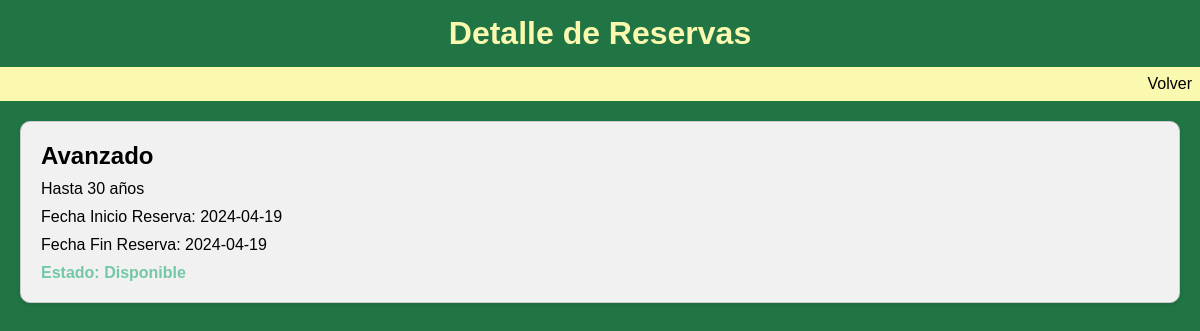
/reserves/detail/3, run on the app's committed database.
### reserves/models.py (models this page shows, shortened)
class Clase(models.Model):
    profesor = models.ForeignKey(Profesor, on_delete=models.CASCADE,related_name='clases')
    suplente = models.ForeignKey(Suplente, on_delete=models.CASCADE,related_name='clases')
    nivel = models.CharField(max_length=50)
    descripcion = models.CharField(max_length=200)
    fecha_inicio = models.DateField(default=datetime.now)
    fecha_fin = models.DateField(default=datetime.now)
    estado = models.ForeignKey(Estado, on_delete=models.CASCADE,related_name='clases')

class Estado(models.Model):
    estado = models.CharField(max_length=11)
    def __str__(self):
        return f"{self.estado}"

### reserves/views.py (the view)
# urls.py: path("detail/<int:reserves_id>", detail_view, name="detail_view"),
def detail_view(request, reserves_id):
    clases = Clase.objects.get(id=reserves_id)
    contexto_dict = {"clases": clases}
    return render(request, "reserves/detail.html", contexto_dict)

### reserves/templates/reserves/detail.html (shortened to what this page needs)
{% load static %}
<!DOCTYPE html>
<html lang="en">
  <head>
    <link rel="stylesheet" href="{% static 'reserves/stylesdetail.css' %}" />
  </head>
  <body>
    <header>
      <div class="header-container">
        <h1>Detalle de Reservas</h1>
      </div>
    </header>
    <nav>
      <ul>
        <li>
          <a href="/reserves/list">Volver</a>
        </li>
      </ul>
    </nav>
    <main>
      {% block content %}
      <div class="reserves-info">
        <h2>{{ clases.nivel }}</h2>
        <p>{{ clases.descripcion }}</p>
        <p>Fecha Inicio Reserva: {{ clases.fecha_inicio | date:"Y-m-d" }}</p>
        <p>Fecha Fin Reserva: {{ clases.fecha_fin | date:"Y-m-d" }}</p>
        <h3>Estado: {{ clases.estado }}</h3>
      </div>
    </main>
  </body>
</html>
{% endblock %}

### reserves/static/reserves/stylesdetail.css (style rules this page uses)
* { margin: 0; padding: 0; box-sizing: border-box; }
body { font-family: Arial, sans-serif; background-color: #217544; margin-bottom: 100px; }
.header-container { background-color: #217544; color: #faf9af; text-align: center; padding: 15px; }
nav { background-color: #faf9af; color: #000000; padding: 8px; }
nav ul { list-style-type: none; display: flex; justify-content: flex-end; }
nav li { margin-left: 20px; cursor: pointer; }
nav a { color: #000000; text-decoration: none; }
main { padding: 20px; }
.reserves-info { background-color: #f1f1f1; border: 1px solid #ccc; border-radius: 10px; padding: 20px; box-shadow: 0 2px 4px rgba(0, 0, 0, 0.1); }
.reserves-info h2 { margin-bottom: 10px; }
.reserves-info p { margin-bottom: 10px; }
.reserves-info h3 { font-size: 16px; color: #73c9a6; }

### data on the page
Clase: nivel "Avanzado", descripcion "Hasta 30 años", fecha_inicio "2024-04-19", fecha_fin "2024-04-19", estado "Disponible"
